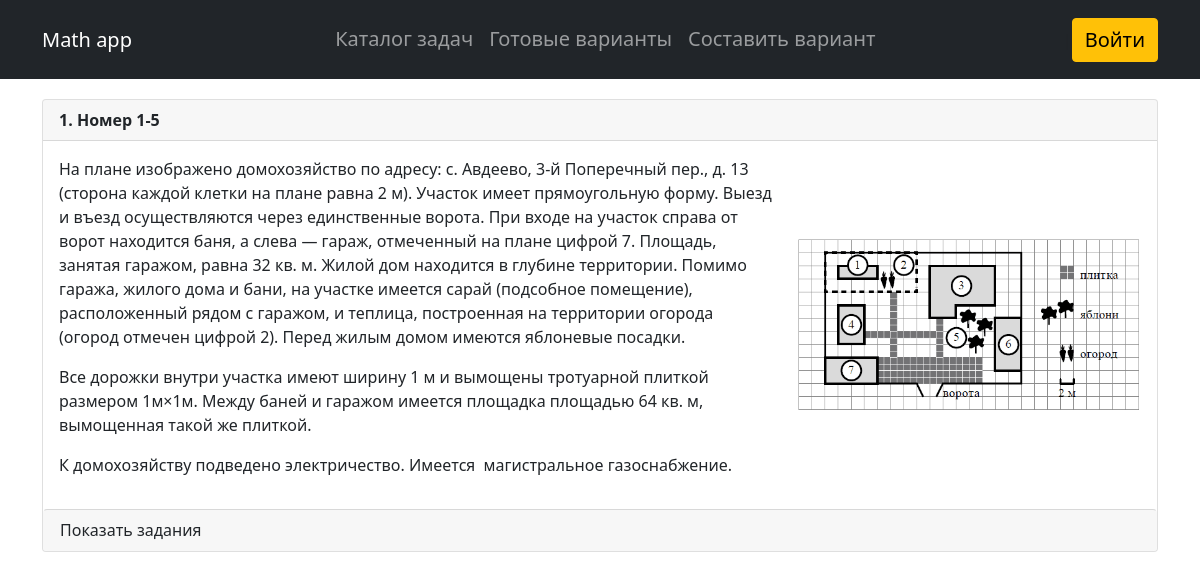
Screenshot of /math_app/subcategory/plan-selskoj-mestnosti/ with the database file from the repository.
### math_app/models.py (models this page shows, shortened)
class Exercise(models.Model):
    subcategory = models.ForeignKey(Subcategory, related_name='subcategory', on_delete=models.CASCADE,
                                    verbose_name='Вид')
    description = RichTextUploadingField(blank=True, null=True)
    picture = models.ImageField(blank=True, upload_to="pictures/%Y/%m/%d/")
    time_create = models.DateTimeField(auto_now_add=True)
    time_update = models.DateTimeField(auto_now=True)
    source = models.TextField(blank=True, verbose_name='Источник')

class Subcategory(models.Model):
    category = models.ForeignKey(Category, verbose_name='Тип', null=True, on_delete=models.SET_NULL)
    title = models.CharField(max_length=200, verbose_name='Вид', db_index=True)
    slug = models.SlugField(max_length=200, unique=True)
    class Meta:
        ordering = ('category',)

class Category(models.Model):
    id = models.IntegerField(primary_key=True, unique=True)
    number = models.CharField(max_length=200, verbose_name='Номер')
    title = models.CharField(max_length=200, db_index=True, verbose_name='Тип')
    slug = models.SlugField(max_length=200, unique=True)
    class Meta:
        ordering = ('id',)

### math_app/views.py (the view)
# urls.py: path('subcategory/<slug:subcat_slug>/', ShowSubcategory.as_view(), name='subcategory'),
class ShowSubcategory(ListView):
    model = Exercise
    template_name = 'math_app/exercises_list.html'
    context_object_name = 'exercises'
    allow_empty = False
    def get_context_data(self, *, object_list=None, **kwargs):
        context = super().get_context_data(**kwargs)
        context['title'] = 'Вид - ' + str(context['exercises'][0].subcategory.title).lower()
        return context
    def get_queryset(self):
        return Exercise.objects.filter(subcategory__slug=self.kwargs['subcat_slug'])

### math_app/models.py (called while the page is built)
    def get_absolute_url(self):
        return reverse('test', kwargs={'test_id': self.pk})

    def get_answers(self):
        ans_ls = []
        for ans in self.answer_set.all():
            ans_ls.append(str(ans))
        return ans_ls

    def __str__(self):
        return self.answer

### oge_training/templatetags/custom_tags.py (called while the page is built)
@register.filter
def verbose_name(the_object, the_field):
    return the_object._meta.get_field(the_field).verbose_name

### math_app/templates/math_app/exercises_list.html (shortened to what this page needs)
{% extends 'math_app/base.html' %}
{% load custom_tags %}
{% block content %}
<main>
    <div class="container">
        <div class="row">
            <div class="col-12">
                {% for ex in exercises %}
                {% if ex.description %}
                <div class="card">
                    <div class="card-header">
                        <b class="title">{{ forloop.counter }}. {{ex.subcategory.category | verbose_name:'number'}} {{ex.subcategory.category.number}} </b>
                    </div>
                    <div class="card-body">
                        <div class="row align-items-center">
                            <div class="col-lg-8">{{ex.description | safe}}</div>
                            <div class="col-lg-4"><img width="100%" src="{{ex.picture.url}}"/></div>
                        </div>
                    </div>
                    <div class="card-footer btn text reveal tests text-start"> Показать задания</div>
                </div>
                    {% endif %}
                    {% endfor %}
                </div>
            </div>
        </div>
</main>
{% endblock %}

### math_app/static/math_app/css/styles.css (style rules this page uses)
main { position: relative; padding: 20px; }
p { margin-bottom:0rem; }

### rows the page displays
Exercise: subcategory.category|verbose_name "Номер", subcategory.category.number "1-5", description "На плане изображено домохозяйство по адресу: с. Авдеево, 3-й Поперечный пер., д. 13 (сторона каждой клетки на плане равна 2 м). Участок имеет прямоугольную форму. Выезд и въезд осуществляются через единственные ворота. При входе на участок справа от ворот находится баня, а слева — гараж, отмеченный на плане цифрой 7. Площадь, занятая гаражом, равна 32 кв. м. Жилой дом находится в глубине территории. Помимо гаража, жилого дома и бани, на участке имеется сарай (подсобное помещение), расположенный рядом с гаражом, и теплица, построенная на территории огорода (огород отмечен цифрой 2). Перед жилым домом имеются яблоневые посадки. Все дорожки внутри участка имеют ширину 1 м и вымощены тротуарной…", picture (picture)
